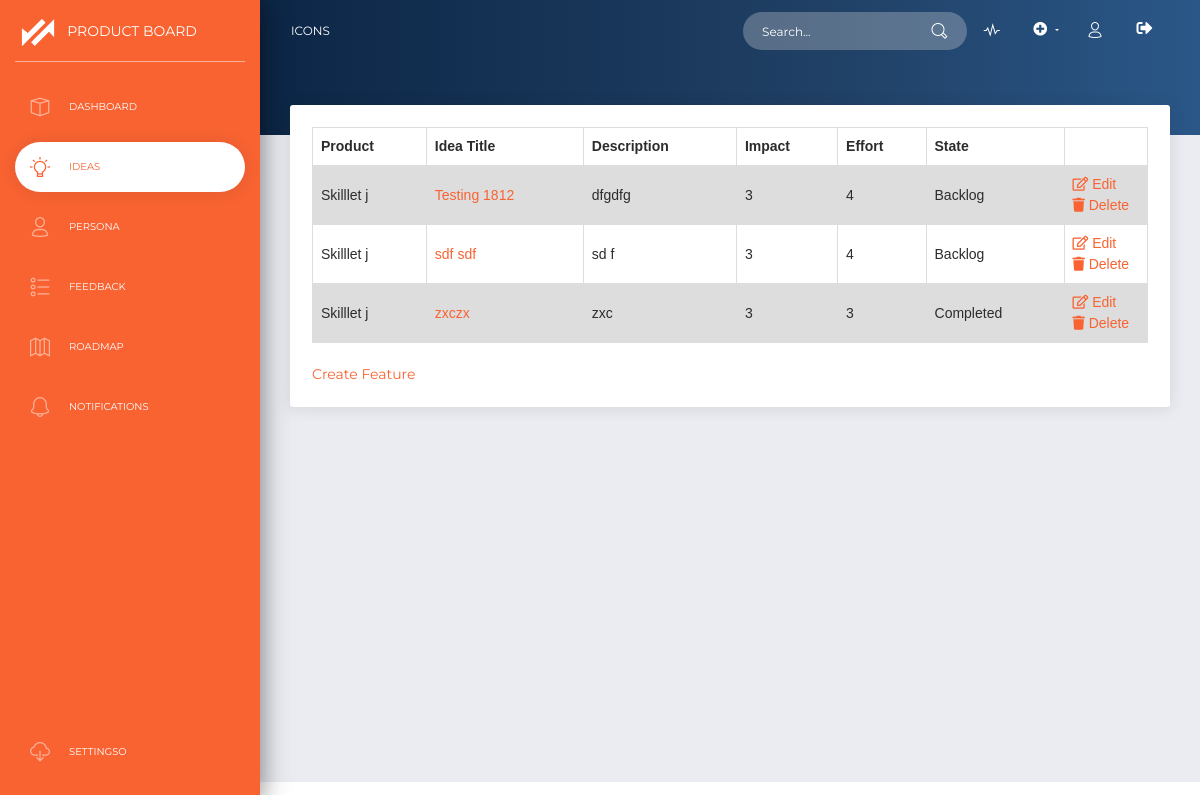
Page /idea/ (signed in) on the earlier database version.
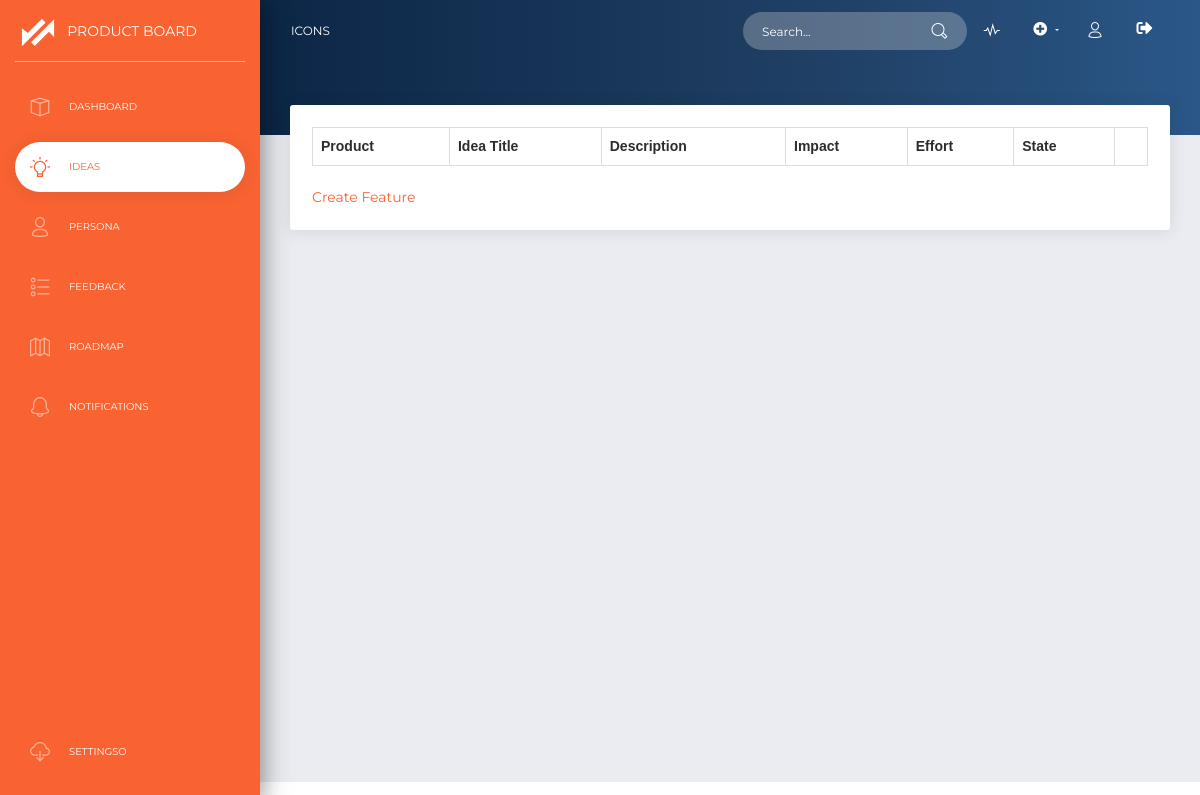
Same page on the later database version.
### Features/models.py (models this page shows)
class Ideas(models.Model):
    iProduct = models.ForeignKey(myProducts, on_delete=models.CASCADE)
    AREA_CHOICES =[('B','Backlog'), ('U','Unsorted'), ('C','Completed'), ('O','Optimisation Testing'), ('I','In Progress'), ('I','Investigation'), ('D','Discovery')]
    Title= models.CharField(max_length=100)
    Desciption = models.TextField()
    problems = models.TextField()
    business_reasons = models.TextField()
    impact = models.IntegerField()
    effort = models.IntegerField()
    createdby = models.ForeignKey(User, on_delete= models.SET_NULL, blank=True,null=True,related_name='a')
    owner = models.ForeignKey(User,on_delete= models.SET_NULL, blank=True,null=True,related_name='b')
    datecreated = models.DateTimeField(default=datetime.now, blank=True)
    area = models.CharField(max_length=100,choices=AREA_CHOICES, default=AREA_CHOICES[1][1])

### Products/models.py (models this page shows)
class myProducts(models.Model):
    ProductTitle = models.CharField(max_length=100)
    Description = models.TextField()
    Objectives = models.TextField()
    Vision = models.TextField()
    SubmissionDate = models.DateTimeField()
    ProductAccessList = models.ManyToManyField(User)
    def __str__(self):
        return self.ProductTitle

### Features/views.py (the view)
# urls.py: path('idea/', views.index_feature, name='index_Feature'),
@login_required
def index_feature(request):
    ideas = Ideas.objects.all().filter(iProduct__ProductAccessList=request.user)
    context =  {
        'Ideas': ideas,
    }
    return render(request, 'features/allideas.html', context)

### Features/templates/features/allideas.html (shortened to what this page needs)
{% extends 'products/base.html' %}
{% block activeIdeas %} class="active"{% endblock %}
{% block content %}
<div class="panel-header panel-header-sm">
</div>
<div class="content">
  <div class="row">
    <div class="col-md-12">
      <div class="card" style="padding:2.5%">
        <table>
        <tr>
          <th>Product</th>
          <th>Idea Title</th>
          <th>Description</th>
          <th>Impact</th>
          <th>Effort</th>
          <th>State</th>
          <th></th>
        </tr>
      {% for i in Ideas %}
        <tr>
          <td>{{i.iProduct}}</td>
          <td><a href="{% url 'view_Detail' pk=i.id fk=i.iProduct.id %}">{{i.Title}}</a></td>
          <td>{{i.Desciption}}</td>
          <td>{{i.impact}}</td>
          <td>{{i.effort}}</td>
          {% if i.area == "B" %}
            <td>Backlog</td>
          {% elif i.area == "U" %}
            <td>Unsorted</td>
          {% elif i.area == "C" %}
            <td>Completed</td>
          {% endif %}
          <td style="width:10%"> <a href="{% url 'edit_Feature' pk=i.id %}"><i class="far fa-edit"></i> Edit</a></br> <a href="{% url 'delete_Feature' pk=i.id  %}"><i class="fas fa-trash"></i> Delete</a></td>
        </tr>
      {% endfor %}
      </table>
      <br>
      <a href="{% url 'create_Feature' %}">Create Feature</a>
    </div>
  </div>
</div>
</div>
{% endblock %}

Differences in the rows shown:
removed Ideas: iProduct "Skilllet j", Title "Testing 1812", Desciption "dfgdfg", impact "3", effort "4", area "Backlog"
removed Ideas: iProduct "Skilllet j", Title "sdf sdf", Desciption "sd f", impact "3", effort "4", area "Backlog"
removed Ideas: iProduct "Skilllet j", Title "zxczx", Desciption "zxc", impact "3", effort "3", area "Completed"
